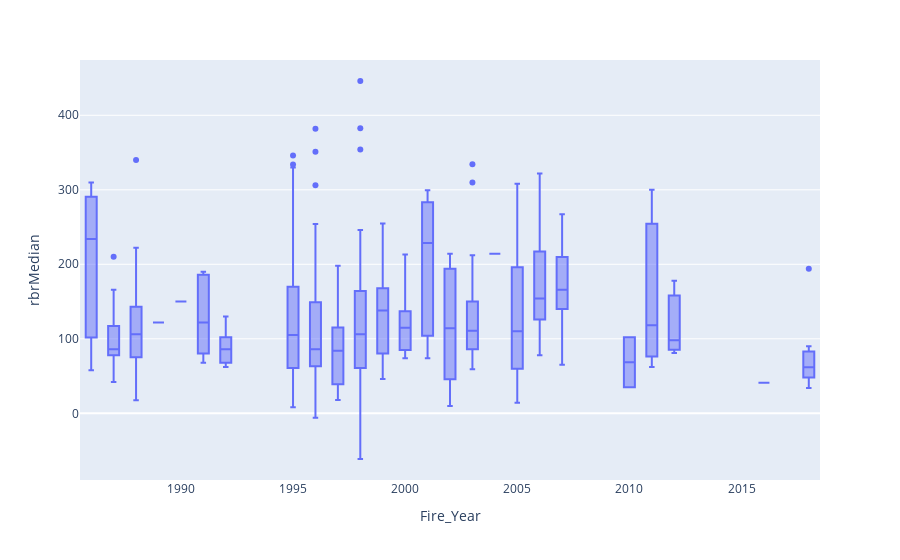

Here is the notebook cell this chart was saved with:
### Code cell
figBoxMed = px.box(dfrbr, x="Fire_Year", y="rbrMedian")
figBoxMed.show()

### Figure 1 — Plotly figure (JSON) as saved in the notebook; plotly's stock layout.template omitted (floating-point values rounded to 4 significant figures; data arrays with more than 128 entries replaced by an {"elided": "..."} marker saying what was removed)
{"data": [{"alignmentgroup": "True", "hovertemplate": "Fire_Year=%{x}<br>rbrMedian=%{y}<extra></extra>", "legendgroup": "", "marker": {"color": "#636efa"}, "name": "", "notched": false, "offsetgroup": "", "orientation": "v", "showlegend": false, "type": "box", "x": {"elided": "321 int values"}, "x0": " ", "xaxis": "x", "y": {"elided": "321 float values"}, "y0": " ", "yaxis": "y"}], "layout": {"boxmode": "group", "legend": {"tracegroupgap": 0}, "margin": {"t": 60}, "xaxis": {"anchor": "y", "domain": [0, 1], "title": {"text": "Fire_Year"}}, "yaxis": {"anchor": "x", "domain": [0, 1], "title": {"text": "rbrMedian"}}}}
